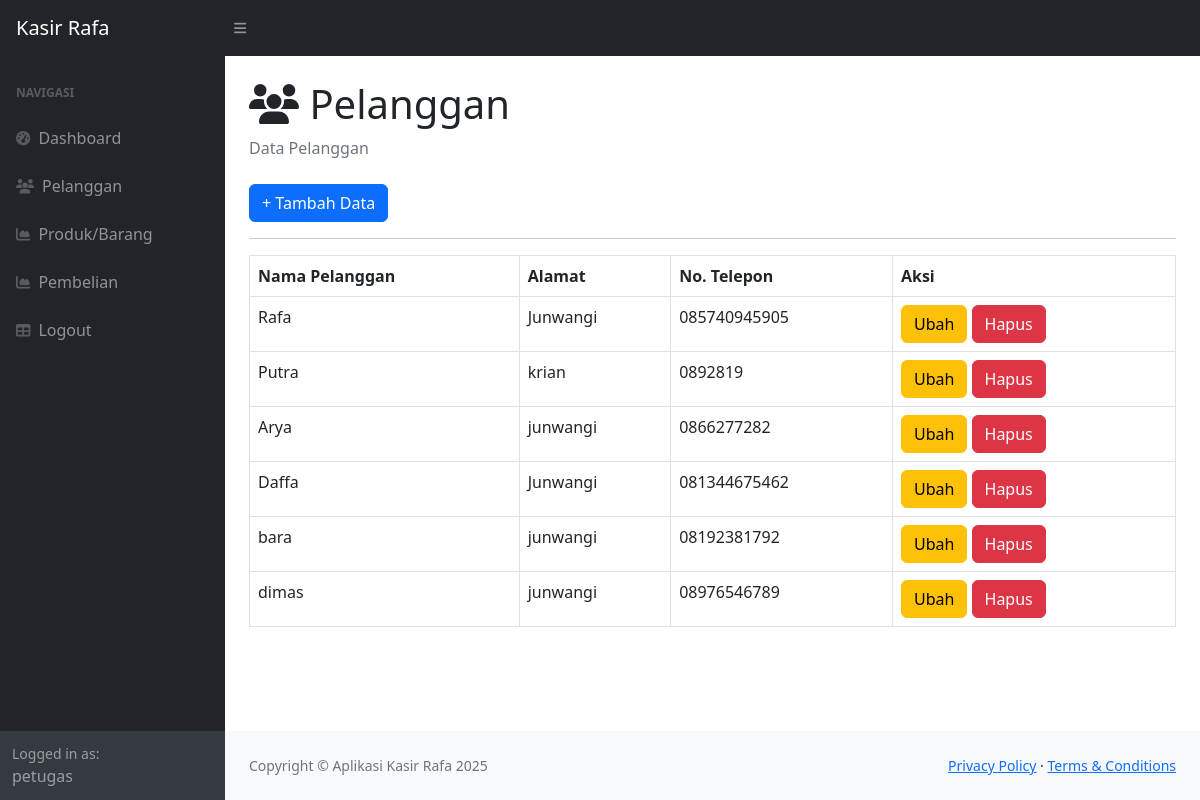
Page /index.php?page=pelanggan (signed in) on the committed database.
### tables this page shows
CREATE TABLE `pelanggan` (
  `id_pelanggan` int(11) NOT NULL,
  `nama_pelanggan` varchar(255) DEFAULT NULL,
  `alamat` text DEFAULT NULL,
  `nomer_telepon` varchar(255) DEFAULT NULL
);

### pelanggan.php (the view)
<div class="container-fluid px-4">
                        <h1 class="mt-4"><i class="fas fa-users"></i> Pelanggan</h1>
                        <ol class="breadcrumb mb-4">
                            <li class="breadcrumb-item active">Data Pelanggan</li>
                        </ol>
                        <a href="?page=pelanggan_tambah" class="btn btn-primary">+ Tambah Data</a>
                        <hr>
                        <table class="table table-bordered">
                            <tr>
                                <th>Nama Pelanggan</th>
                                <th>Alamat</th>
                                <th>No. Telepon</th>
                                <th>Aksi</th>
                            </tr>
                            <?php
                                $query = mysqli_query($koneksi, "SELECT*FROM pelanggan");
                                while($data = mysqli_fetch_array($query)){
                                    ?>
                                    <tr>
                                        <td><?php echo $data['nama_pelanggan']; ?></td>
                                        <td><?php echo $data['alamat']; ?></td>
                                        <td><?php echo $data['nomer_telepon']; ?></td>
                                        <td>
                                            <a href="?page=pelanggan_ubah&&id=<?php echo $data['id_pelanggan']; ?>" class="btn btn-warning">Ubah</a>
                                            <a href="?page=pelanggan_hapus&&id=<?php echo $data['id_pelanggan']; ?>" class="btn btn-danger">Hapus</a>
                                        </td>
                                    </tr>
                                    <?php
                                }
                            ?>
                        </table>
                    </div>

### rows in the picture
pelanggan: nama_pelanggan "Rafa", alamat "Junwangi", nomer_telepon "085740945905"
pelanggan: nama_pelanggan "Putra", alamat "krian", nomer_telepon "0892819"
pelanggan: nama_pelanggan "Arya", alamat "junwangi", nomer_telepon "0866277282"
pelanggan: nama_pelanggan "Daffa", alamat "Junwangi", nomer_telepon "081344675462"
pelanggan: nama_pelanggan "bara", alamat "junwangi", nomer_telepon "08192381792"
pelanggan: nama_pelanggan "dimas", alamat "junwangi", nomer_telepon "08976546789"

### other values in the picture
$_SESSION['user']['nama'] "petugas"
